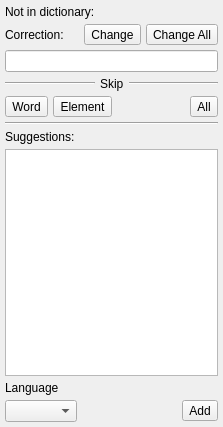
<ui version="4.0" >
 <class>SpellCheckPlainDialogBase</class>
 <widget class="QWidget" name="SpellCheckPlainDialogBase" >
  <property name="geometry" >
   <rect>
    <x>0</x>
    <y>0</y>
    <width>223</width>
    <height>427</height>
   </rect>
  </property>
  <layout class="QVBoxLayout" name="verticalLayout" >
   <property name="spacing" >
    <number>5</number>
   </property>
   <property name="margin" >
    <number>5</number>
   </property>
   <item>
    <widget class="QLabel" name="misspellLabel_" >
     <property name="text" >
      <string>Not in dictionary:</string>
     </property>
     <property name="textFormat" >
      <enum>Qt::AutoText</enum>
     </property>
    </widget>
   </item>
   <item>
    <layout class="QHBoxLayout" name="horizontalLayout_4" >
     <item>
      <widget class="QLabel" name="label_2" >
       <property name="text" >
        <string>Correction:</string>
       </property>
      </widget>
     </item>
     <item>
      <widget class="QToolButton" name="changeButton_" >
       <property name="sizePolicy" >
        <sizepolicy vsizetype="Preferred" hsizetype="Fixed" >
         <horstretch>0</horstretch>
         <verstretch>0</verstretch>
        </sizepolicy>
       </property>
       <property name="text" >
        <string>Change</string>
       </property>
      </widget>
     </item>
     <item>
      <widget class="QToolButton" name="changeAllButton_" >
       <property name="sizePolicy" >
        <sizepolicy vsizetype="Preferred" hsizetype="Fixed" >
         <horstretch>0</horstretch>
         <verstretch>0</verstretch>
        </sizepolicy>
       </property>
       <property name="text" >
        <string>Change All</string>
       </property>
      </widget>
     </item>
    </layout>
   </item>
   <item>
    <widget class="QLineEdit" name="misspellEdit_" />
   </item>
   <item>
    <layout class="QHBoxLayout" name="horizontalLayout" >
     <item>
      <widget class="Line" name="line_2" >
       <property name="sizePolicy" >
        <sizepolicy vsizetype="Fixed" hsizetype="Expanding" >
         <horstretch>0</horstretch>
         <verstretch>0</verstretch>
        </sizepolicy>
       </property>
       <property name="orientation" >
        <enum>Qt::Horizontal</enum>
       </property>
      </widget>
     </item>
     <item>
      <widget class="QLabel" name="label_3" >
       <property name="sizePolicy" >
        <sizepolicy vsizetype="Preferred" hsizetype="Minimum" >
         <horstretch>0</horstretch>
         <verstretch>0</verstretch>
        </sizepolicy>
       </property>
       <property name="text" >
        <string>Skip</string>
       </property>
      </widget>
     </item>
     <item>
      <widget class="Line" name="line_3" >
       <property name="sizePolicy" >
        <sizepolicy vsizetype="Fixed" hsizetype="Expanding" >
         <horstretch>0</horstretch>
         <verstretch>0</verstretch>
        </sizepolicy>
       </property>
       <property name="orientation" >
        <enum>Qt::Horizontal</enum>
       </property>
      </widget>
     </item>
    </layout>
   </item>
   <item>
    <layout class="QHBoxLayout" name="horizontalLayout_3" >
     <item>
      <widget class="QToolButton" name="ignoreButton_" >
       <property name="sizePolicy" >
        <sizepolicy vsizetype="Preferred" hsizetype="Preferred" >
         <horstretch>0</horstretch>
         <verstretch>0</verstretch>
        </sizepolicy>
       </property>
       <property name="text" >
        <string>Word</string>
       </property>
      </widget>
     </item>
     <item>
      <widget class="QToolButton" name="skipElementButton_" >
       <property name="sizePolicy" >
        <sizepolicy vsizetype="Preferred" hsizetype="Fixed" >
         <horstretch>0</horstretch>
         <verstretch>0</verstretch>
        </sizepolicy>
       </property>
       <property name="text" >
        <string>Element</string>
       </property>
      </widget>
     </item>
     <item>
      <spacer name="horizontalSpacer_2" >
       <property name="orientation" >
        <enum>Qt::Horizontal</enum>
       </property>
       <property name="sizeHint" stdset="0" >
        <size>
         <width>40</width>
         <height>20</height>
        </size>
       </property>
      </spacer>
     </item>
     <item>
      <widget class="QToolButton" name="ignoreAllButton_" >
       <property name="sizePolicy" >
        <sizepolicy vsizetype="Preferred" hsizetype="Minimum" >
         <horstretch>0</horstretch>
         <verstretch>0</verstretch>
        </sizepolicy>
       </property>
       <property name="text" >
        <string>All</string>
       </property>
       <property name="checkable" >
        <bool>false</bool>
       </property>
       <property name="flat" stdset="0" >
        <bool>false</bool>
       </property>
      </widget>
     </item>
    </layout>
   </item>
   <item>
    <widget class="Line" name="line" >
     <property name="orientation" >
      <enum>Qt::Horizontal</enum>
     </property>
    </widget>
   </item>
   <item>
    <widget class="QLabel" name="variantsLabel_" >
     <property name="text" >
      <string>Suggestions:</string>
     </property>
    </widget>
   </item>
   <item>
    <widget class="QListWidget" name="variantsList_" />
   </item>
   <item>
    <layout class="QGridLayout" name="gridLayout" >
     <item row="0" column="0" >
      <widget class="QLabel" name="languageLabel_" >
       <property name="text" >
        <string>Language</string>
       </property>
      </widget>
     </item>
     <item row="1" column="0" >
      <widget class="QComboBox" name="languageCombo_" />
     </item>
     <item row="1" column="1" >
      <spacer name="horizontalSpacer" >
       <property name="orientation" >
        <enum>Qt::Horizontal</enum>
       </property>
       <property name="sizeHint" stdset="0" >
        <size>
         <width>68</width>
         <height>22</height>
        </size>
       </property>
      </spacer>
     </item>
     <item row="1" column="2" >
      <widget class="QToolButton" name="addButton_" >
       <property name="text" >
        <string>Add</string>
       </property>
      </widget>
     </item>
    </layout>
   </item>
  </layout>
 </widget>
 <resources/>
 <connections/>
</ui>
